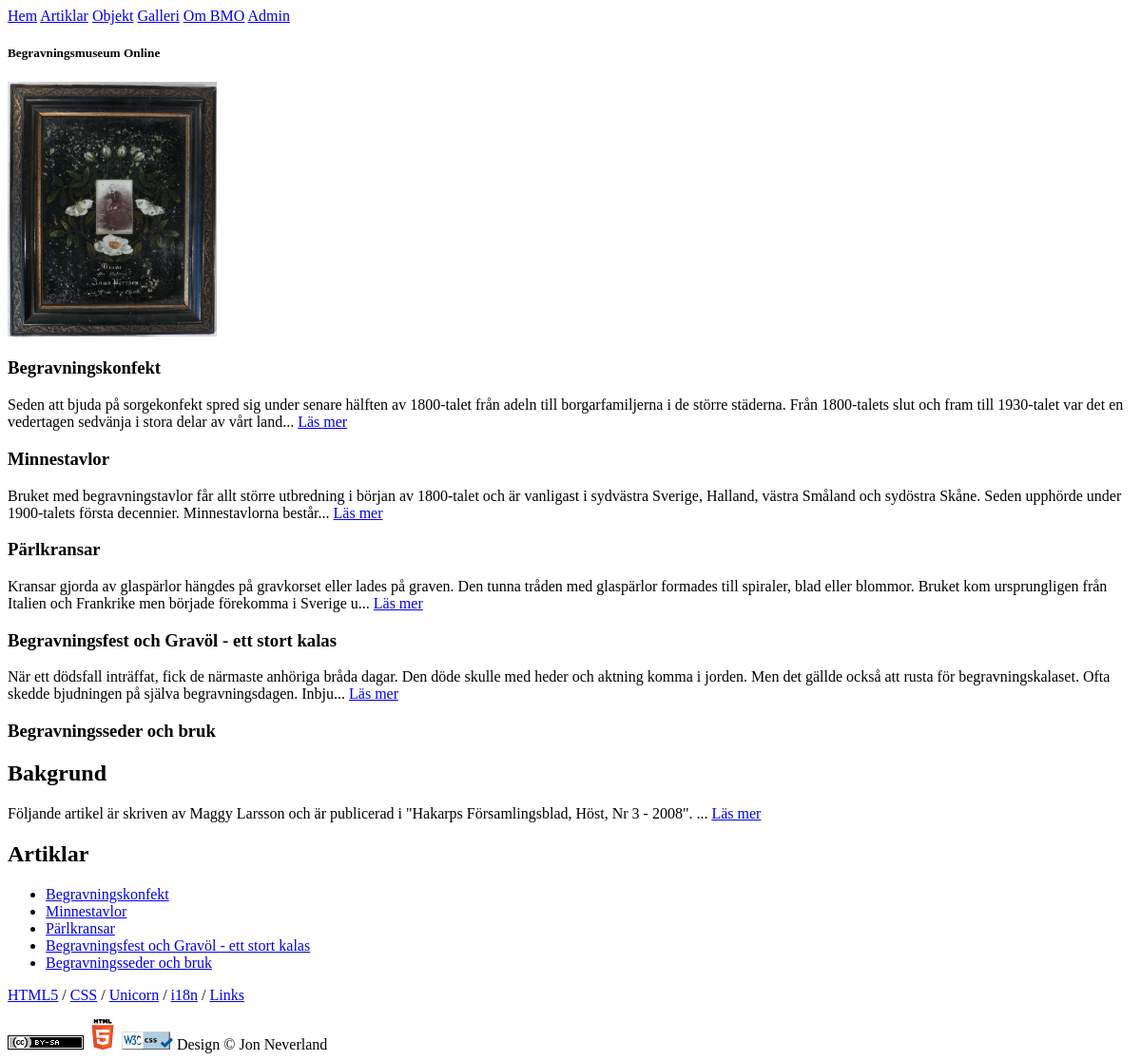
Page /articles on the earlier database version.
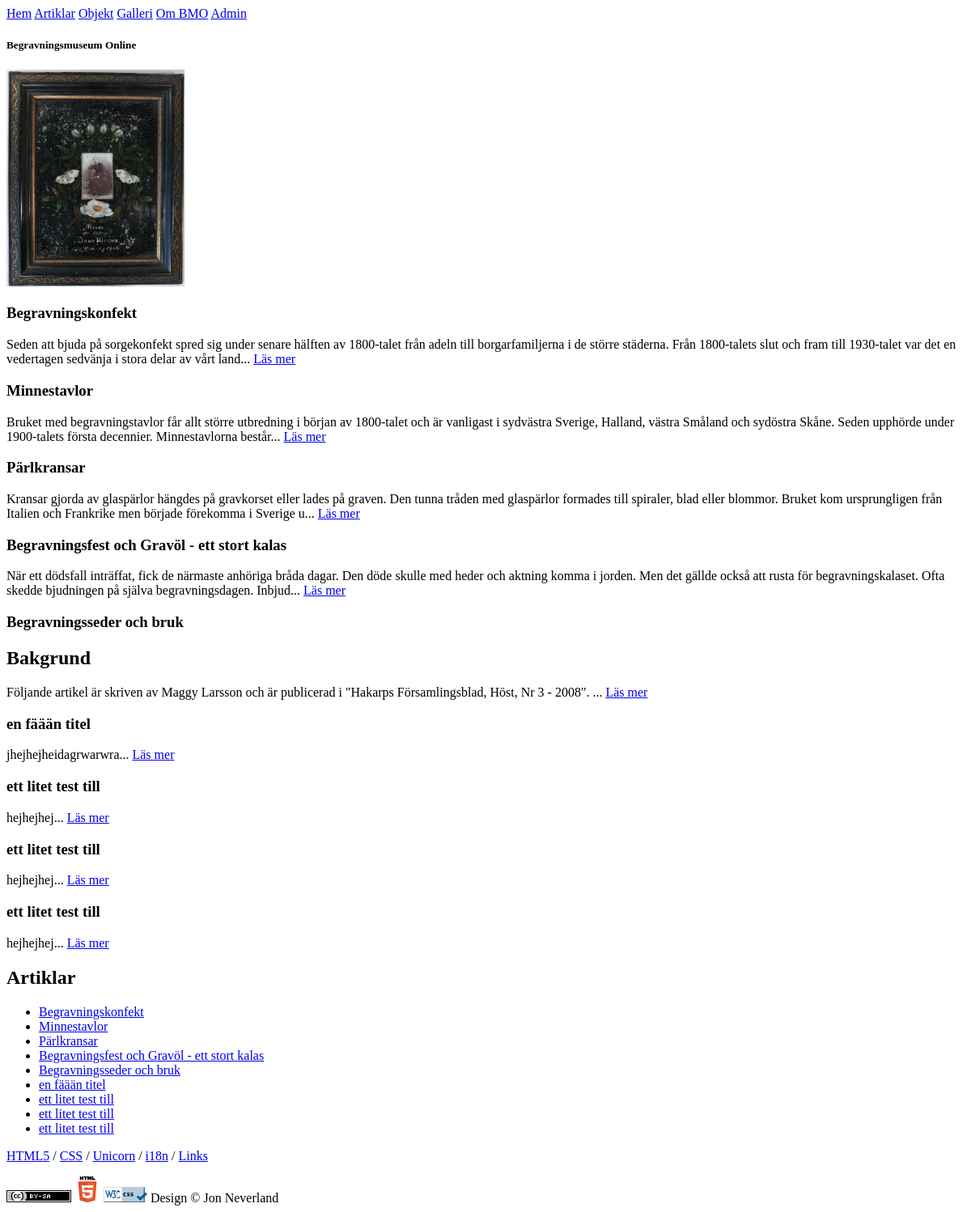
Same page on the later database version.
### tables this page shows
CREATE TABLE "Article" ("id" INTEGER PRIMARY KEY  AUTOINCREMENT  NOT NULL  UNIQUE , "category" TEXT, "title" TEXT, "content" TEXT, "author" TEXT, "pubdate" DATETIME NOT NULL  DEFAULT CURRENT_DATE, "permalink" TEXT NOT NULL  DEFAULT "");

### application/core/Database.php (called while the page is built, shortened)
<?php
class Database {
	private $db = null;
	private static $instance;
	public static function Instance() {
		if(self::$instance == null) {
			self::$instance = new Database(DSN);
		}
		return self::$instance;
	}
	private function __construct($dsn, $username = null, $password = null, $driver_options = null) {
		try {
			$this->db = new PDO($dsn, $username, $password, $driver_options);
		} catch (PDOException $e) {
    	echo 'Connection failed: ' . $e->getMessage();
		}
	}
	public function ExecuteSelectQueryAndFetchAll($query, $params=array()) {
		$this->stmt = $this->db->prepare($query);
		$this->stmt->execute($params);
		return $this->stmt->fetchAll(PDO::FETCH_ASSOC);
	}
}

### application/core/Article.php (called while the page is built, shortened)
<?php
class Article {
	static private $table = 'Article';
	private $db;
	public function __construct($database) {
		$this->db = $database;
	}
	public function getAllArticlesByCategory($category) {
		$query = 'SELECT * FROM ' . self::$table . " where category=?";
		$params[] = $category;
		return $this->db->ExecuteSelectQueryAndFetchAll($query, $params);
	}
}
?>

### application/pages/Articles/Controller_Articles.php (called while the page is built, shortened)
<?php
class Controller_Articles extends CoreController {
	public function __construct() {
		$this->viewHelper = new View_Articles_Helper('/');
	}
	public function index() {
		$this->data['view_article_list'] = $this->viewHelper->articleList();
		$this->data['view_article_sidebar'] = $this->viewHelper->articleSidebar();
	}
}
?>

### index.php (called while the page is built, shortened)
<?php
require( APP.'config.php' );
$core = new Core();
$core->route();
?>

### application/core/Request.php (called while the page is built, shortened)
<?php
class Request {
	public function Parse() {
		$requestUri = $_SERVER['REQUEST_URI'];
		$scriptName = $_SERVER['SCRIPT_NAME'];
		$baseUrl = dirname($scriptName);
		$request = trim( substr($requestUri, strlen(rtrim($baseUrl, '/'))), '/' );
		$splits = explode('/', $request);
		$controller = !empty($splits[0]) ? $splits[0] : DEFAULT_CONTROLLER;
		$this->baseUrl = $baseUrl;
		$this->controller = $controller;
	}
}
?>

### application/config.php (called while the page is built, shortened)
<?php
function autoloader($className) {
	$split = explode('_', $className);
	$classPath = isset($split[1]) ? PAGES.$split[1] : null;
}
?>

### application/core/CoreController.php (called while the page is built, shortened)
<?php
class CoreController {
	public function render() {
		require( TEMPLATE );
	}
}
?>

### application/pages/Articles/View_Articles_Helper.php (the view, shortened to what this page needs)
<?php
class View_Articles_Helper {
	public function __construct($baseUrl) {
		$this->baseUrl = $baseUrl;
		$this->db = Database::Instance();
		$this->articles = new Article($this->db);
	}
	public function articleList() {
		$array = $this->articles->getAllArticlesByCategory('article');
		$html = "";
		foreach ($array as $val) {
			$html .= "<h3>".$val['title']."</h3>";
			$html .= substr($val['content'], 0, 250)."...";
			$html .= " <a href='{$this->baseUrl}articles/show/".$val['permalink']."'>Läs mer </a>";
			$html .= "<div class='spacer'></div>";
		}
		return $html;
	}
	public function articleSidebar() {
		$array = $this->articles->getAllArticlesByCategory('article');
		$html = "<h2>Artiklar</h2><ul>";
		foreach ($array as $val) {
			$html .= "<li><a href='{$this->baseUrl}articles/show/".$val['permalink']."'>".$val['title']."</a></li>";
		}
		$html .= "</ul>";
		return $html;
	}
}
?>

### application/core/Core.php (shortened to what this page needs)
<?php
class Core {
	public function route() {
		$request = new Request();
		$request->Parse();
		$controllerName = ucfirst($request->controller);
		$method = $request->method;
		$controllerClass = CONTROLLER_PREFIX.$controllerName;
		if (!class_exists($controllerClass))
		{
			$this->controller = new CoreController();
			$this->controllerAddons();
			$this->controller->index();
		} else {
			$this->controller = new $controllerClass;
			$this->controller->baseUrl = $request->baseUrl;
			$this->controller->arguments = $request->arguments;
			if (method_exists($this->controller, $method)) {
				$this->controller->$method();
			} else {
				$this->controller->index();
			}
			$this->controller->render();
		}
	}
}

### application/pages/template.php (shortened to what this page needs)
<!DOCTYPE html>
<html lang="sv">
<head>
	<link <?php $this->helper->Link(IMG.'favicon.ico');?> rel="shortcut icon">
<?php if(isset($_SESSION['stylesheet'])): ?>
	<link rel="stylesheet" <?php $this->helper->Link(CSS.$_SESSION['stylesheet']);?> type='text/css'>
<?php else: ?>
	<link rel="stylesheet" <?php $this->helper->Link(CSS.'style.css');?> title="standard stylesheet" type='text/css'>
<?php endif; ?>
	<link rel="stylesheet/less" type="text/css" <?php $this->helper->Link(CSS.'styles.less');?> >
	<script <?php $this->helper->Link('js/less.js', 'src');?> type="text/javascript"></script>
	<script <?php $this->helper->Link('js/jquery-1.7.1.js', 'src');?> type="text/javascript"></script>
</head>
<body<?php if (isset($pageId)) echo " id='$pageId' "; ?>>
<div class="stickfootwrap">
<header class="top">
	<nav class="menu">
		<a <?php $this->helper->Link('home');?> id="home-">Hem</a>
		<a <?php $this->helper->Link('articles');?> id="articles-">Artiklar</a>
		<a <?php $this->helper->Link('objects');?> id="objects-">Objekt</a>
		<a <?php $this->helper->Link('gallery');?> id="gallery-">Galleri</a>
		<a <?php $this->helper->Link('about');?> id="about-">Om BMO</a>
		<a <?php $this->helper->Link('admin');?> id="admin-">Admin</a>
	</nav>
</header>
<div class="mainwrapper">
<header class="logo">
	<h5>Begravningsmuseum Online</h5>
</header>
<?php
require( $this->view );
?>
</div>
</div>
<div class="footer">
	<footer class="bottom">
	<div class="leftfoot">
	<p>
		<a href="http://validator.w3.org/check/referer">HTML5</a> /
		<a href="http://jigsaw.w3.org/css-validator/check/referer">CSS</a> /
		<a href="http://validator.w3.org/unicorn/check?ucn_uri=referer&amp;ucn_task=conformance">Unicorn</a> /
		<a href="http://validator.w3.org/i18n-checker/check?uri=<?php echo $this->helper->getCurrentUrl(); ?>">i18n</a> /
		<a href="http://validator.w3.org/checklink?uri=<?php echo 	$this->helper->getCurrentUrl(); ?>">Links</a>
	</p>
	</div>
	<div class="rightfoot">
	<a rel="license" href="http://creativecommons.org/licenses/by-sa/3.0/"><img alt="Creative Commons License" style="border-width:0" <?php $this->helper->Link('img/html5/cc-by-sa.png', 'src');?> /></a>
	<a href="http://validator.w3.org/check/referer"><img alt="Valid HTML5" <?php $this->helper->Link('img/html5/HTML5_Logo_32.png', 'src'); ?>></a>
	<a href="http://jigsaw.w3.org/css-validator/check/referer"><img height='19' <?php $this->helper->Link('img/html5/vcss-blue.gif', 'src'); ?> alt="Valid CSS!" /></a>
	Design &copy; Jon Neverland
	</div>
	</footer>
</div>
</body>
</html>

### application/core/ViewHelper.php (shortened to what this page needs)
<?php
class ViewHelper {
	private $baseUrl;
	private function __construct() {
		$request = new Request();
		$request->Parse();
		$this->baseUrl = $request->baseUrl;
	}
	public function Link($link, $type = 'href', $abaseUrl = null) {
		$baseUrl = ( isset($abaseUrl) ) ? $abaseUrl : ($this->baseUrl=='/') ? '' : $this->baseUrl;
		print $type . "='$baseUrl/$link'";
	}
	public function RandomImage() {
		$aPath = ($this->baseUrl=='/') ? 'img/550/' : $this->baseUrl.'img/250/';
		$list = $this->ReadDirectory($aPath);
		$image = $list[rand(0, count($list)-1)];
		return "<div class='randimage'><img width=220 src='/{$aPath}{$image}' alt=''></div>";
	}
	public function ReadDirectory($aPath) {
		$list = Array();
		if(is_dir($aPath)) {
			if ($dh = opendir($aPath)) {
				while (($file = readdir($dh)) !== false) {
					if(is_file("$aPath/$file") && $file != '.htaccess') {
						$list[$file] = "$file";
					}
				}
			}
		}
		sort($list, SORT_STRING);
		return $list;
	}
public function getCurrentUrl() {
	$url = "http";
	$url .= (@$_SERVER["HTTPS"] == "on") ? 's' : '';
	$url .= "://";
	$serverPort = ($_SERVER["SERVER_PORT"] == "80") ? '' :
    (($_SERVER["SERVER_PORT"] == 443 && @$_SERVER["HTTPS"] == "on") ? '' : ":{$_SERVER['SERVER_PORT']}");
	$url .= $_SERVER["SERVER_NAME"] . $serverPort . htmlspecialchars($_SERVER["REQUEST_URI"]);
	return $url;
}
}

### application/pages/Articles/View_Articles.php (shortened to what this page needs)
 <div class="primary">
    <?php echo $this->helper->RandomImage(); ?>
<article class="articles">
 <?php echo isset($view_article_list) ? $view_article_list : ''; ?>
</article>
 </div>
 <div class="secondary">
<?php echo isset($view_article_sidebar) ? $view_article_sidebar : ''; ?>
 </div>

Differences in the rows shown:
changed article "Begravningsfest och Gravöl - ett stort kalas": value "…bjudningen på själva begravningsdagen. Inbju..." → "…bjudningen på själva begravningsdagen. Inbjud..."
added article: title "en fäään titel", value "jhejhejheidagrwarwra..."
added article: title "ett litet test till", value "hejhejhej..."
added article: title "ett litet test till", value "hejhejhej..."
added article: title "ett litet test till", value "hejhejhej..."
